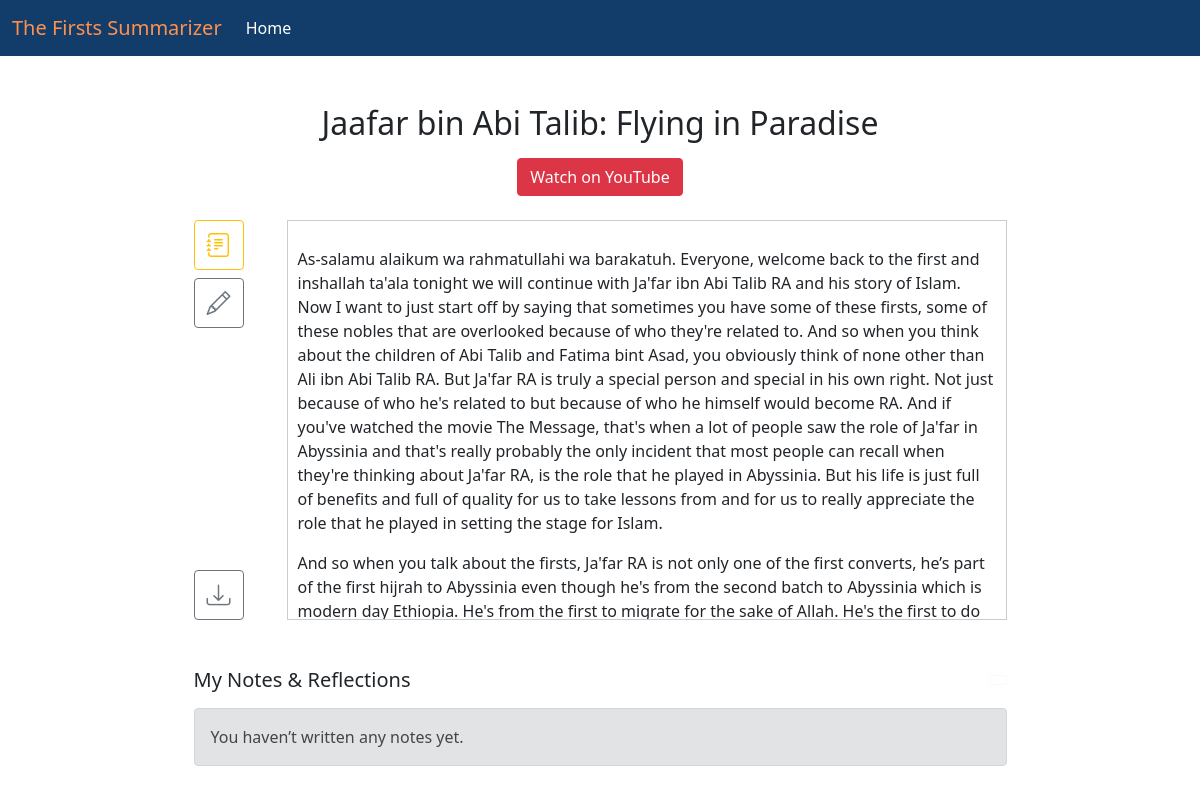
Screenshot of /textsumm/5/ (signed in) with the database file from the repository.
### textsumm/models.py (models this page shows, shortened)
class TextSumm(models.Model):
    name        = models.CharField(max_length=255)
    text        = models.TextField(default="")
    image       = models.ImageField(upload_to="FYP Cover Images/")
    video       = models.URLField(blank=True, default="")
    lineage     = models.TextField(default="")
    conversion  = models.TextField(default="")
    persecution = models.TextField(default="")
    hijrah      = models.TextField(default="")
    battle      = models.TextField(default="")
    trait       = models.TextField(default="")
    death       = models.TextField(default="")

### textsumm/views.py (the view)
# urls.py: path('textsumm/<int:pk>/', views.view_text, name='view_text'),
def view_text(request, pk):
    item = get_object_or_404(TextSumm, pk=pk)
    notes = Note.objects.filter(
        user=request.user,
        textsumm=item
    ).order_by("created_at")
    return render(request, "view_text.html", {
        "item":  item,
        "notes": notes,
    })

### textsumm/templates/view_text.html (shortened to what this page needs)
{% extends 'base.html' %}
{% load static %}
{% block content %}
<div class="container my-5">
  <h2 class="text-center">{{ item.name }}</h2>
  {% if item.video %}
    <p class="text-center mt-3">
      <a href="{{ item.video }}" target="_blank" class="btn btn-danger">
        Watch on YouTube
      </a>
    </p>
  {% endif %}
  <div class="row mt-4 justify-content-center">
    <div class="col-md-1 d-flex flex-column align-items-start">
      <button type="button"
              class="btn btn-outline-warning mb-2"
              data-bs-toggle="modal"
              data-bs-target="#summaryModal"
              title="Summary"
              aria-label="Summary">
        <i class="bi bi-journal-text" style="font-size:1.5rem"></i>
      </button>
      <button id="openNotesModalBtn"
              type="button"
              class="btn btn-outline-secondary mb-2"
              data-bs-toggle="modal"
              data-bs-target="#notesModal"
              title="Notes &amp; Reflection"
              aria-label="Notes &amp; Reflection">
        <i class="bi bi-pencil" style="font-size:1.5rem"></i>
      </button>
      <button id="downloadBtn"
              class="btn btn-outline-secondary mt-auto"
              title="Download PDF"
              aria-label="Download PDF">
        <i class="bi bi-download" style="font-size:1.5rem"></i>
      </button>
    </div>
    <div class="col-md-8">
      <div id="text-box" style="border:1px solid #ccc; height:400px; overflow-y:auto; padding:10px;">
        <p>{{ item.text|linebreaks }}</p>
      </div>
    </div>
  </div>
  <div class="row mt-5 justify-content-center">
    <div class="col-md-9">
      <div class="d-flex justify-content-between align-items-center mb-3">
        <h5 class="mb-0">My Notes &amp; Reflections</h5>
        <button id="addNoteBtn"
                type="button"
                class="btn btn-sm btn-outline-light"
                data-bs-toggle="modal"
                data-bs-target="#notesModal">
        </button>
      </div>
      {% if notes|length == 0 %}
        <div class="alert alert-secondary">
          You haven’t written any notes yet.
        </div>
      {% endif %}
    </div>
  </div>
</div>
{% endblock %}

### rows the page displays
TextSumm: name "Jaafar bin Abi Talib: Flying in Paradise", text "As-salamu alaikum wa rahmatullahi wa barakatuh. Everyone, welcome back to the first and inshallah ta'ala tonight we will continue with Ja'far ibn Abi Talib RA and his story of Islam. Now I want to just start off by saying that sometimes you have some of these firsts, some of these nobles that are overlooked because of who they're related to. And so when you think about the children of Abi Talib and Fatima bint Asad, you obviously think of none other than Ali ibn Abi Talib RA. But Ja'far RA is truly a special person and special in his own right. Not just because of who he's related to but because of who he himself would become RA. And if you've watched the movie The Message, that's when a…"
